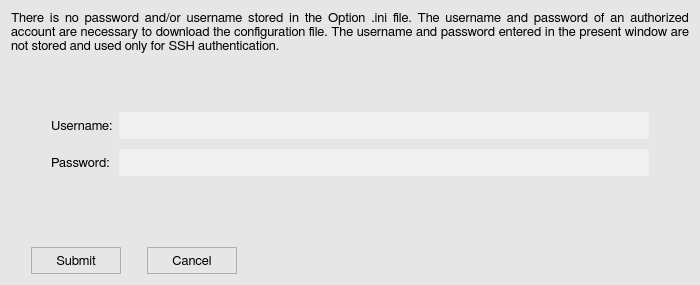
<?xml version="1.0" encoding="UTF-8"?>
<ui version="4.0">
 <class>credentialsWindow</class>
 <widget class="QWidget" name="credentialsWindow">
  <property name="geometry">
   <rect>
    <x>0</x>
    <y>0</y>
    <width>700</width>
    <height>285</height>
   </rect>
  </property>
  <property name="minimumSize">
   <size>
    <width>700</width>
    <height>285</height>
   </size>
  </property>
  <property name="maximumSize">
   <size>
    <width>700</width>
    <height>285</height>
   </size>
  </property>
  <property name="font">
   <font>
    <family>FreeSans</family>
    <pointsize>10</pointsize>
    <weight>50</weight>
    <bold>false</bold>
    <stylestrategy>PreferAntialias</stylestrategy>
    <kerning>true</kerning>
   </font>
  </property>
  <property name="windowTitle">
   <string>Information</string>
  </property>
  <property name="windowIcon">
   <iconset>
    <normaloff>icons/info_popup_icon.svg</normaloff>icons/info_popup_icon.svg</iconset>
  </property>
  <property name="styleSheet">
   <string notr="true">QWidget {
	background-color: rgb(230,230,230);
}</string>
  </property>
  <layout class="QGridLayout" name="gridLayout_2">
   <item row="0" column="0">
    <layout class="QVBoxLayout" name="verticalLayout">
     <item>
      <widget class="QLabel" name="label_1">
       <property name="minimumSize">
        <size>
         <width>0</width>
         <height>75</height>
        </size>
       </property>
       <property name="maximumSize">
        <size>
         <width>16777215</width>
         <height>95</height>
        </size>
       </property>
       <property name="font">
        <font>
         <family>FreeSans</family>
         <pointsize>10</pointsize>
         <weight>50</weight>
         <bold>false</bold>
         <stylestrategy>PreferAntialias</stylestrategy>
         <kerning>true</kerning>
        </font>
       </property>
       <property name="frameShape">
        <enum>QFrame::NoFrame</enum>
       </property>
       <property name="frameShadow">
        <enum>QFrame::Plain</enum>
       </property>
       <property name="lineWidth">
        <number>0</number>
       </property>
       <property name="midLineWidth">
        <number>0</number>
       </property>
       <property name="text">
        <string>&lt;html&gt;&lt;head/&gt;&lt;body&gt;&lt;p&gt;There is no password and/or username stored in the Option .ini file. The username and password of an authorized account are necessary to download the configuration file. The username and password entered in the present window are not stored and used only for SSH authentication.&lt;/p&gt;&lt;/body&gt;&lt;/html&gt;</string>
       </property>
       <property name="textFormat">
        <enum>Qt::AutoText</enum>
       </property>
       <property name="alignment">
        <set>Qt::AlignJustify|Qt::AlignTop</set>
       </property>
       <property name="wordWrap">
        <bool>true</bool>
       </property>
       <property name="openExternalLinks">
        <bool>true</bool>
       </property>
      </widget>
     </item>
     <item>
      <spacer name="verticalSpacer_4">
       <property name="orientation">
        <enum>Qt::Vertical</enum>
       </property>
       <property name="sizeType">
        <enum>QSizePolicy::Fixed</enum>
       </property>
       <property name="sizeHint" stdset="0">
        <size>
         <width>20</width>
         <height>20</height>
        </size>
       </property>
      </spacer>
     </item>
     <item>
      <layout class="QHBoxLayout" name="horizontalLayout">
       <item>
        <spacer name="horizontalSpacer">
         <property name="orientation">
          <enum>Qt::Horizontal</enum>
         </property>
         <property name="sizeType">
          <enum>QSizePolicy::Fixed</enum>
         </property>
         <property name="sizeHint" stdset="0">
          <size>
           <width>40</width>
           <height>20</height>
          </size>
         </property>
        </spacer>
       </item>
       <item>
        <layout class="QGridLayout" name="gridLayout">
         <property name="verticalSpacing">
          <number>10</number>
         </property>
         <item row="0" column="0">
          <widget class="QLabel" name="label_2">
           <property name="minimumSize">
            <size>
             <width>0</width>
             <height>27</height>
            </size>
           </property>
           <property name="maximumSize">
            <size>
             <width>16777215</width>
             <height>27</height>
            </size>
           </property>
           <property name="font">
            <font>
             <family>FreeSans</family>
             <pointsize>10</pointsize>
             <weight>50</weight>
             <bold>false</bold>
             <stylestrategy>PreferAntialias</stylestrategy>
             <kerning>true</kerning>
            </font>
           </property>
           <property name="text">
            <string>Username:</string>
           </property>
          </widget>
         </item>
         <item row="0" column="1">
          <widget class="QLineEdit" name="edit_1">
           <property name="enabled">
            <bool>true</bool>
           </property>
           <property name="minimumSize">
            <size>
             <width>0</width>
             <height>27</height>
            </size>
           </property>
           <property name="maximumSize">
            <size>
             <width>16777215</width>
             <height>27</height>
            </size>
           </property>
           <property name="font">
            <font>
             <family>FreeSans</family>
             <pointsize>9</pointsize>
             <weight>50</weight>
             <bold>false</bold>
             <stylestrategy>PreferAntialias</stylestrategy>
            </font>
           </property>
           <property name="layoutDirection">
            <enum>Qt::LeftToRight</enum>
           </property>
           <property name="styleSheet">
            <string notr="true">QLineEdit {
	border-radius: 3px;
   padding: 1px 4px 1px 4px;
	background-color:  rgb(240, 240, 240);
}

QLineEdit:disabled {
	background-color:  rgb(200, 200, 200);
}</string>
           </property>
           <property name="frame">
            <bool>false</bool>
           </property>
           <property name="alignment">
            <set>Qt::AlignLeading|Qt::AlignLeft|Qt::AlignVCenter</set>
           </property>
          </widget>
         </item>
         <item row="1" column="0">
          <widget class="QLabel" name="label_3">
           <property name="minimumSize">
            <size>
             <width>0</width>
             <height>27</height>
            </size>
           </property>
           <property name="maximumSize">
            <size>
             <width>16777215</width>
             <height>27</height>
            </size>
           </property>
           <property name="font">
            <font>
             <family>FreeSans</family>
             <pointsize>10</pointsize>
             <weight>50</weight>
             <bold>false</bold>
             <stylestrategy>PreferAntialias</stylestrategy>
             <kerning>true</kerning>
            </font>
           </property>
           <property name="text">
            <string>Password:</string>
           </property>
          </widget>
         </item>
         <item row="1" column="1">
          <widget class="QLineEdit" name="edit_2">
           <property name="enabled">
            <bool>true</bool>
           </property>
           <property name="minimumSize">
            <size>
             <width>0</width>
             <height>27</height>
            </size>
           </property>
           <property name="maximumSize">
            <size>
             <width>16777215</width>
             <height>27</height>
            </size>
           </property>
           <property name="font">
            <font>
             <family>FreeSans</family>
             <pointsize>9</pointsize>
             <weight>50</weight>
             <bold>false</bold>
             <stylestrategy>PreferAntialias</stylestrategy>
            </font>
           </property>
           <property name="layoutDirection">
            <enum>Qt::LeftToRight</enum>
           </property>
           <property name="styleSheet">
            <string notr="true">QLineEdit {
	border-radius: 3px;
   padding: 1px 4px 1px 4px;
	background-color:  rgb(240, 240, 240);
}

QLineEdit:disabled {
	background-color:  rgb(200, 200, 200);
}</string>
           </property>
           <property name="frame">
            <bool>false</bool>
           </property>
           <property name="echoMode">
            <enum>QLineEdit::Password</enum>
           </property>
           <property name="alignment">
            <set>Qt::AlignLeading|Qt::AlignLeft|Qt::AlignVCenter</set>
           </property>
          </widget>
         </item>
        </layout>
       </item>
       <item>
        <spacer name="horizontalSpacer_2">
         <property name="orientation">
          <enum>Qt::Horizontal</enum>
         </property>
         <property name="sizeType">
          <enum>QSizePolicy::Fixed</enum>
         </property>
         <property name="sizeHint" stdset="0">
          <size>
           <width>40</width>
           <height>20</height>
          </size>
         </property>
        </spacer>
       </item>
      </layout>
     </item>
     <item>
      <spacer name="verticalSpacer_5">
       <property name="orientation">
        <enum>Qt::Vertical</enum>
       </property>
       <property name="sizeType">
        <enum>QSizePolicy::Expanding</enum>
       </property>
       <property name="sizeHint" stdset="0">
        <size>
         <width>20</width>
         <height>20</height>
        </size>
       </property>
      </spacer>
     </item>
     <item>
      <layout class="QHBoxLayout" name="horizontalLayout_2">
       <item>
        <spacer name="horizontalSpacer_3">
         <property name="orientation">
          <enum>Qt::Horizontal</enum>
         </property>
         <property name="sizeType">
          <enum>QSizePolicy::Fixed</enum>
         </property>
         <property name="sizeHint" stdset="0">
          <size>
           <width>20</width>
           <height>20</height>
          </size>
         </property>
        </spacer>
       </item>
       <item>
        <widget class="QToolButton" name="submit">
         <property name="minimumSize">
          <size>
           <width>90</width>
           <height>27</height>
          </size>
         </property>
         <property name="maximumSize">
          <size>
           <width>90</width>
           <height>27</height>
          </size>
         </property>
         <property name="font">
          <font>
           <family>FreeSans</family>
           <pointsize>10</pointsize>
           <weight>50</weight>
           <bold>false</bold>
           <stylestrategy>PreferDefault</stylestrategy>
           <kerning>true</kerning>
          </font>
         </property>
         <property name="styleSheet">
          <string notr="true">QToolButton {
	border: 1px solid #acacac;
	border-radius: 1px;
	background-color: qlineargradient(x1:0, y1:0, x2:0, y2:1,
									stop:0 #f0f0f0, stop:1 #e5e5e5);
}

QToolButton:hover {
	border: 1px solid #7eb4ea;
	border-radius: 1px;
	background-color: qlineargradient(x1:0, y1:0, x2:0, y2:1,
									stop:0 #ecf4fc, stop:1 #dcecfc);
}

QToolButton:pressed {
	border: 1px solid #579de5;
	border-radius: 1px;
	background-color: qlineargradient(x1:0, y1:0, x2:0, y2:1,
									stop:0 #daecfc, stop:1 #c4e0fc);
}</string>
         </property>
         <property name="text">
          <string>Submit</string>
         </property>
        </widget>
       </item>
       <item>
        <spacer name="horizontalSpacer_7">
         <property name="orientation">
          <enum>Qt::Horizontal</enum>
         </property>
         <property name="sizeType">
          <enum>QSizePolicy::Fixed</enum>
         </property>
         <property name="sizeHint" stdset="0">
          <size>
           <width>20</width>
           <height>20</height>
          </size>
         </property>
        </spacer>
       </item>
       <item>
        <widget class="QToolButton" name="cancel">
         <property name="minimumSize">
          <size>
           <width>90</width>
           <height>27</height>
          </size>
         </property>
         <property name="maximumSize">
          <size>
           <width>90</width>
           <height>27</height>
          </size>
         </property>
         <property name="font">
          <font>
           <family>FreeSans</family>
           <pointsize>10</pointsize>
           <weight>50</weight>
           <bold>false</bold>
           <stylestrategy>PreferDefault</stylestrategy>
           <kerning>true</kerning>
          </font>
         </property>
         <property name="styleSheet">
          <string notr="true">QToolButton {
	border: 1px solid #acacac;
	border-radius: 1px;
	background-color: qlineargradient(x1:0, y1:0, x2:0, y2:1,
									stop:0 #f0f0f0, stop:1 #e5e5e5);
}

QToolButton:hover {
	border: 1px solid #7eb4ea;
	border-radius: 1px;
	background-color: qlineargradient(x1:0, y1:0, x2:0, y2:1,
									stop:0 #ecf4fc, stop:1 #dcecfc);
}

QToolButton:pressed {
	border: 1px solid #579de5;
	border-radius: 1px;
	background-color: qlineargradient(x1:0, y1:0, x2:0, y2:1,
									stop:0 #daecfc, stop:1 #c4e0fc);
}</string>
         </property>
         <property name="text">
          <string>Cancel</string>
         </property>
        </widget>
       </item>
       <item>
        <spacer name="horizontalSpacer_4">
         <property name="orientation">
          <enum>Qt::Horizontal</enum>
         </property>
         <property name="sizeHint" stdset="0">
          <size>
           <width>40</width>
           <height>20</height>
          </size>
         </property>
        </spacer>
       </item>
      </layout>
     </item>
    </layout>
   </item>
  </layout>
 </widget>
 <resources/>
 <connections/>
</ui>
